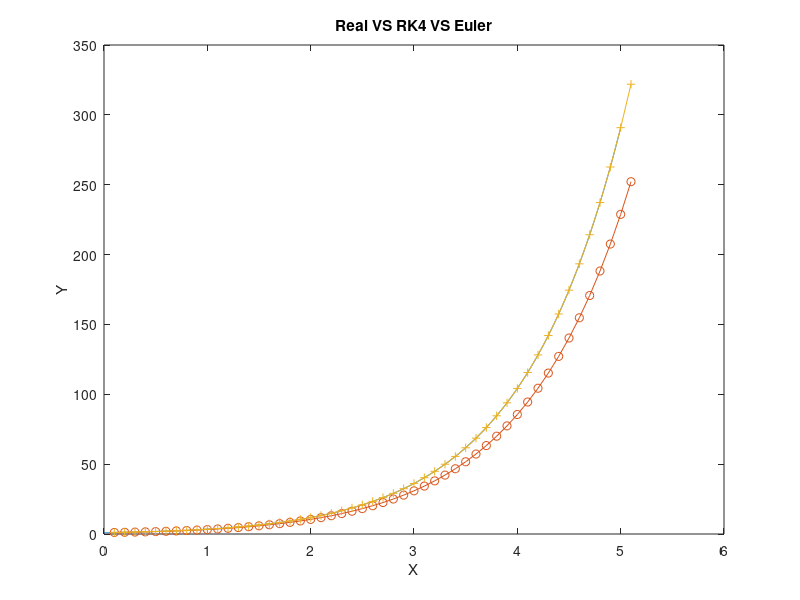

Write MATLAB code to recreate this figure.
real = csvread('real.csv')
euler = csvread('euler.csv')
rk4 = csvread('rk4.csv')
length(real(:,1))
length(real(:,2))
plot(real(:,1), real(:,2));
hold on
plot(euler(:,1), euler(:,2), "o-");
hold on
plot(rk4(:,1), rk4(:,2), "+-");

xlabel('X');
ylabel('Y');
title('Real VS RK4 VS Euler');
